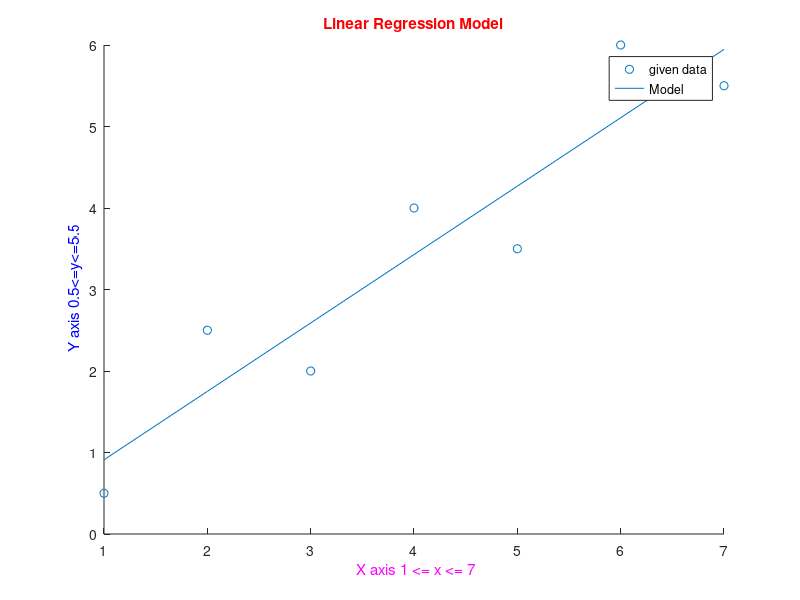

This figure's MATLAB source:
x= 1:1:7;
l1=length(x);
y= [0.5,2.5,2.0,4.0,3.5,6.0,5.5];
s1=0;
for i=1:l1
    s1=s1+x(i);
end
s2=0;s3=0;s4=0;
for i=1:l1
    s2=s2+y(i);
    s3=s3+x(i)^2;
    s4=s4+x(i)*y(i);
end

a1=(l1*s4-(s1*s2))/(l1*s3-s1^2);
a0=s2/l1-a1*(s1/l1);
scatter(x,y)  % draw only point
hold on
y1 = a0+a1*x; % linear regression model

plot(x,y1);
title('Linear Regression Model','color','r');
xlabel(' X axis 1 <= x <= 7','color','m') ;
ylabel(' Y axis 0.5<=y<=5.5','color','b') ;
legend({'given data','Model'},'Location','Northeast')
% sum= sum+sin(x(i));
%y1=[0,0,0,0,0,0,0];
for i=1:1:l1
    y1(i)=a0+a1*x(i);
    e =abs(y(i)-y1(i));
    fprintf("error at data %d:%f\n",i,e);
end
   st=0;   % variance with respect data
   sr=0;     % variance with respect to model
y_avg=s2/7;

for i=1:1:l1
    st=st+(y(i)-y_avg)^2;
    sr=sr+(y(i)-y1(i))^2;
end
 
 fprintf("variance with respect data:%f\n",st);
 fprintf("variance with respect model:%f\n",sr);

sy=(st/(l1-1))^1/2;         % standard deviation with respect data 
sm= (sr/(l1-2))^1/2;     % standard deviation with respect to model
r2=(st-sr)/st;
fprintf("standard deviation with respect to given data:%f\n",sy);
fprintf("standard deviation with respect to given model:%f\n",sm);
fprintf("r2:%f\n",r2);
